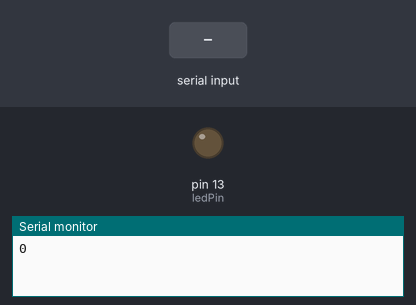
Recording of a sketch running on a simulated Arduino Uno, built with avr-gcc and run on an emulated ATmega328P. Shown: output pins drawn as LEDs (lit = HIGH), the last lines printed to the serial monitor. Dashed ring = blinking. Inputs (shaded band) come from the test bench.

Above: at 1.2 s.
1.3 s: "90,45\n" received over Serial
At 3.7 s:
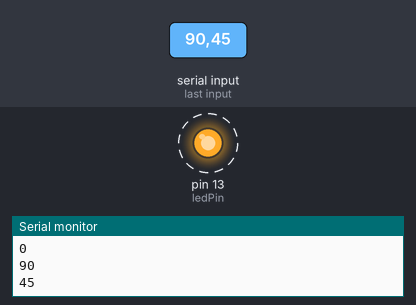
Timing chart, 0 to 9.8 s (numbered marks = the images above; inputs shaded):
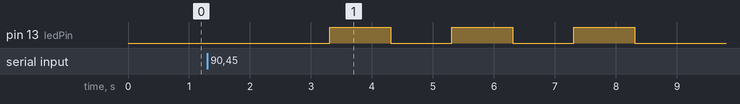

Measured:
- after the input at 1.3 s, pin 13 (ledPin): alternates HIGH for 1.0 s and LOW for 1.0 s, 6 changes in all, then stays LOW, starting after 2.0 s

The sketch:

control_test.ino
```cpp
#include <ArduinoJson.h>

bool waiting = false; // waiting for pi to return a success a '1'
int taskNum = 0;      // current task number
int ledPin = 13;      // internal orange LED located on the arduino
int taskAmount = 2;   // There are two task. Gate Detection and then buoy detection

void setup(){

  // Open serial connection.
  Serial.begin(9600);
  pinMode(ledPin, OUTPUT);

}

void loop(){

  if (!waiting) {
    Serial.println(taskNum, DEC);     // send task number to pi
    waiting = true;                   // now wait for success from pi
  }


  if (Serial.available()) {

    int x = Serial.parseInt();
    int y = Serial.parseInt();

    if(x==0 && y==0) {
        waiting = false;
        blink(3);
        taskNum = (taskNum+1)%taskAmount;

    } else {
        Serial.println(x, DEC);
        Serial.println(y, DEC);
    }

  }
}

void blink(int amount){

  for(int i=0; i<amount; i++) {
    digitalWrite(ledPin, HIGH);
    delay(1000);
    digitalWrite(ledPin, LOW);
    delay(1000);
  }
}
```
